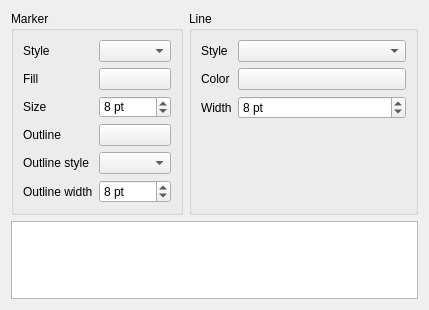
<?xml version="1.0" encoding="UTF-8"?>
<ui version="4.0">
 <class>Form</class>
 <widget class="QWidget" name="Form">
  <property name="geometry">
   <rect>
    <x>0</x>
    <y>0</y>
    <width>429</width>
    <height>310</height>
   </rect>
  </property>
  <property name="windowTitle">
   <string>Form</string>
  </property>
  <layout class="QGridLayout" name="gridLayout">
   <item row="1" column="0" rowspan="4" colspan="3">
    <widget class="PlotWidget" name="plotWidget"/>
   </item>
   <item row="0" column="1" colspan="2">
    <widget class="QGroupBox" name="groupBox_2">
     <property name="title">
      <string>Line</string>
     </property>
     <layout class="QFormLayout" name="formLayout_2">
      <item row="0" column="0">
       <widget class="QLabel" name="label_17">
        <property name="enabled">
         <bool>true</bool>
        </property>
        <property name="text">
         <string>Style</string>
        </property>
       </widget>
      </item>
      <item row="0" column="1">
       <widget class="QComboBox" name="cbLineType"/>
      </item>
      <item row="1" column="0">
       <widget class="QLabel" name="label_18">
        <property name="enabled">
         <bool>true</bool>
        </property>
        <property name="text">
         <string>Color</string>
        </property>
       </widget>
      </item>
      <item row="1" column="1">
       <widget class="QgsColorButton" name="btnBrushColor_2">
        <property name="enabled">
         <bool>true</bool>
        </property>
        <property name="colorDialogTitle" stdset="0">
         <string>Select Map Canvas Background Color</string>
        </property>
        <property name="color" stdset="0">
         <color>
          <red>255</red>
          <green>0</green>
          <blue>0</blue>
         </color>
        </property>
       </widget>
      </item>
      <item row="2" column="0">
       <widget class="QLabel" name="label_4">
        <property name="enabled">
         <bool>true</bool>
        </property>
        <property name="text">
         <string>Width</string>
        </property>
       </widget>
      </item>
      <item row="2" column="1">
       <widget class="QSpinBox" name="spinBoxCrosshairSize_2">
        <property name="enabled">
         <bool>true</bool>
        </property>
        <property name="sizePolicy">
         <sizepolicy hsizetype="Minimum" vsizetype="Preferred">
          <horstretch>0</horstretch>
          <verstretch>0</verstretch>
         </sizepolicy>
        </property>
        <property name="suffix">
         <string> pt</string>
        </property>
        <property name="minimum">
         <number>1</number>
        </property>
        <property name="maximum">
         <number>50</number>
        </property>
        <property name="singleStep">
         <number>1</number>
        </property>
        <property name="value">
         <number>8</number>
        </property>
       </widget>
      </item>
     </layout>
    </widget>
   </item>
   <item row="0" column="0">
    <widget class="QGroupBox" name="groupBox">
     <property name="sizePolicy">
      <sizepolicy hsizetype="Preferred" vsizetype="Preferred">
       <horstretch>0</horstretch>
       <verstretch>0</verstretch>
      </sizepolicy>
     </property>
     <property name="minimumSize">
      <size>
       <width>0</width>
       <height>204</height>
      </size>
     </property>
     <property name="title">
      <string>Marker</string>
     </property>
     <layout class="QFormLayout" name="formLayout">
      <item row="0" column="0">
       <widget class="QLabel" name="label_19">
        <property name="enabled">
         <bool>true</bool>
        </property>
        <property name="text">
         <string>Style</string>
        </property>
       </widget>
      </item>
      <item row="0" column="1">
       <widget class="QComboBox" name="cbMarkerType_2"/>
      </item>
      <item row="1" column="0">
       <widget class="QLabel" name="label_15">
        <property name="enabled">
         <bool>true</bool>
        </property>
        <property name="text">
         <string>Fill</string>
        </property>
       </widget>
      </item>
      <item row="1" column="1">
       <widget class="QgsColorButton" name="btnMarkerFillColor">
        <property name="enabled">
         <bool>true</bool>
        </property>
        <property name="colorDialogTitle" stdset="0">
         <string>Select Map Canvas Background Color</string>
        </property>
        <property name="color" stdset="0">
         <color>
          <red>255</red>
          <green>0</green>
          <blue>0</blue>
         </color>
        </property>
       </widget>
      </item>
      <item row="2" column="0">
       <widget class="QLabel" name="label_2">
        <property name="enabled">
         <bool>true</bool>
        </property>
        <property name="text">
         <string>Size</string>
        </property>
       </widget>
      </item>
      <item row="2" column="1">
       <widget class="QSpinBox" name="spinBoxCrosshairSize">
        <property name="enabled">
         <bool>true</bool>
        </property>
        <property name="sizePolicy">
         <sizepolicy hsizetype="Minimum" vsizetype="Preferred">
          <horstretch>0</horstretch>
          <verstretch>0</verstretch>
         </sizepolicy>
        </property>
        <property name="minimumSize">
         <size>
          <width>0</width>
          <height>21</height>
         </size>
        </property>
        <property name="suffix">
         <string> pt</string>
        </property>
        <property name="minimum">
         <number>1</number>
        </property>
        <property name="maximum">
         <number>50</number>
        </property>
        <property name="singleStep">
         <number>1</number>
        </property>
        <property name="value">
         <number>8</number>
        </property>
       </widget>
      </item>
      <item row="3" column="0">
       <widget class="QLabel" name="label_14">
        <property name="enabled">
         <bool>true</bool>
        </property>
        <property name="text">
         <string>Outline</string>
        </property>
       </widget>
      </item>
      <item row="3" column="1">
       <widget class="QgsColorButton" name="btnMarkerColor">
        <property name="enabled">
         <bool>true</bool>
        </property>
        <property name="colorDialogTitle" stdset="0">
         <string>Select Map Canvas Background Color</string>
        </property>
        <property name="color" stdset="0">
         <color>
          <red>255</red>
          <green>0</green>
          <blue>0</blue>
         </color>
        </property>
       </widget>
      </item>
      <item row="4" column="0">
       <widget class="QLabel" name="label_16">
        <property name="enabled">
         <bool>true</bool>
        </property>
        <property name="text">
         <string>Outline style</string>
        </property>
       </widget>
      </item>
      <item row="4" column="1">
       <widget class="QComboBox" name="cbMarkerType"/>
      </item>
      <item row="5" column="0">
       <widget class="QLabel" name="label_3">
        <property name="enabled">
         <bool>true</bool>
        </property>
        <property name="text">
         <string>Outline width</string>
        </property>
       </widget>
      </item>
      <item row="5" column="1">
       <widget class="QSpinBox" name="spinBoxCrosshairSize_3">
        <property name="enabled">
         <bool>true</bool>
        </property>
        <property name="sizePolicy">
         <sizepolicy hsizetype="Minimum" vsizetype="Preferred">
          <horstretch>0</horstretch>
          <verstretch>0</verstretch>
         </sizepolicy>
        </property>
        <property name="minimumSize">
         <size>
          <width>0</width>
          <height>21</height>
         </size>
        </property>
        <property name="suffix">
         <string> pt</string>
        </property>
        <property name="minimum">
         <number>1</number>
        </property>
        <property name="maximum">
         <number>50</number>
        </property>
        <property name="singleStep">
         <number>1</number>
        </property>
        <property name="value">
         <number>8</number>
        </property>
       </widget>
      </item>
     </layout>
    </widget>
   </item>
  </layout>
 </widget>
 <customwidgets>
  <customwidget>
   <class>QgsColorButton</class>
   <extends>QPushButton</extends>
   <header>qgscolorbutton.h</header>
  </customwidget>
  <customwidget>
   <class>PlotWidget</class>
   <extends>QGraphicsView</extends>
   <header>pyqtgraph</header>
  </customwidget>
 </customwidgets>
 <resources/>
 <connections/>
</ui>
